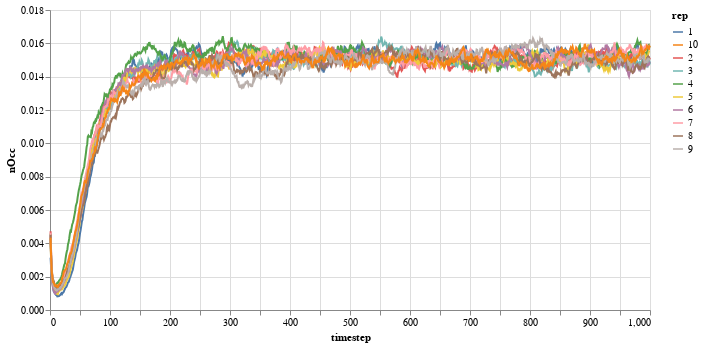

The code cell stored with this chart in its notebook:
### Markdown cell above
We can see that after ~200 iterations the prevalence of the species stabilises and oscilates around a prevalence of ~1.2%. Therefore if we wanted to generate a set of replicate simulation maps, running simulations with 200-250 repetitions should be adequate. Increasing the repetitions in this instance would simply increase computation time unnecessarily.

### Code cell
using VegaLite
stabilityTests |> @vlplot(:line,x=:timestep,y=:nOcc,color=:rep,width=600,height=300)

### Figure 1 — Vega-Lite specification as saved in the notebook (floating-point values rounded to 4 significant figures; data arrays with more than 128 entries replaced by an {"elided": "..."} marker saying what was removed)
{"data": {"values": {"elided": "10000 records"}}, "encoding": {"color": {"field": "rep", "type": "nominal"}, "x": {"field": "timestep", "type": "quantitative"}, "y": {"field": "nOcc", "type": "quantitative"}}, "height": 300, "mark": "line", "width": 600}
